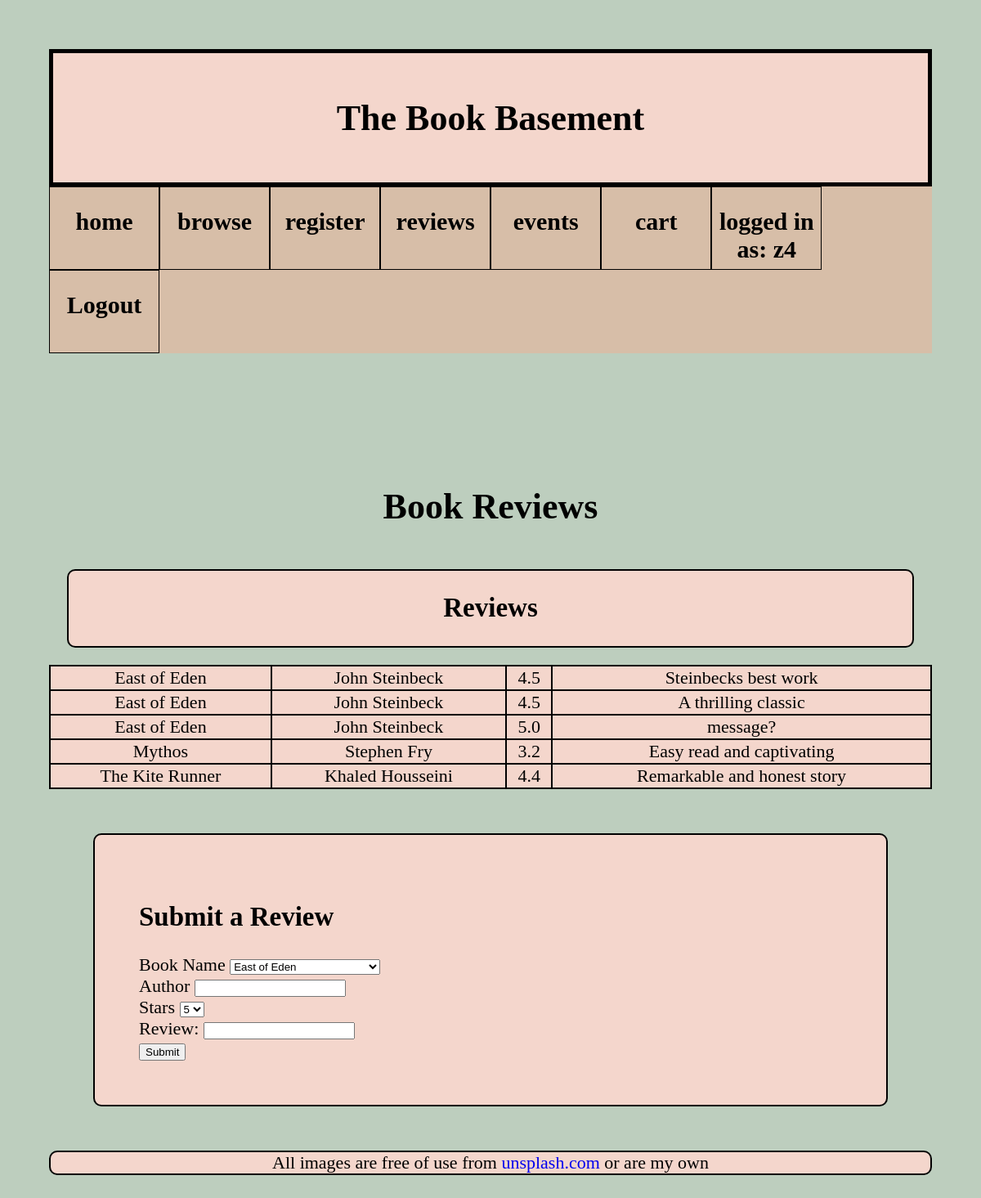
The app's page /reviews (signed in) with its own data.
### tables this page shows
CREATE TABLE reviews
(
    book_name TEXT NOT NULL,
    author TEXT NOT NULL,
    stars REAL NOT NULL,
    review TEXT
);

### app.py (the view, shortened to what this page needs)
@app.route("/reviews", methods = ["POST", "GET"])
@login_required
def reviews():
    db = get_db()
    reviews = db.execute("""SELECT * FROM reviews ORDER BY book_name;""").fetchall()
    form = ReviewsForm()
    message = ""
    return render_template("reviews.html", reviews=reviews, form = form, message=message)

### forms.py
class ReviewsForm(FlaskForm):
    book_name = SelectField(
        choices = [("East of Eden", "East of Eden"),
                    ("Mythos", "Mythos"),
                    ("The Kite Runner", "The Kite Runner"),
                    ("Atonement", "Atonement"),
                    ("The Reader", "The Reader"),
                    ("The Cockroach", "The Cockroach"),
                    ("The Childrens Act", "The Childrens Act"),
                    ("The Great Gatsby", "The Great Gatsby"),
                    ("A Thousand Splendid Suns", "A Thousand Splendid Suns")],
        default = "5")
    author = StringField("Author", validators=[InputRequired()])
    stars = SelectField(
            choices = [("1", "1"),
                        ("2", "2"),
                        ("3", "3"),
                        ("4", "4"),
                        ("5", "5")],
            default = "5")
    description = StringField("Review:", validators=[InputRequired()])
    submit = SubmitField("Submit")

### app.py (called while the page is built)
@app.teardown_appcontext
def close_db_at_end_of_request(e=None):
    close_db(e)

@app.before_request
def load_logged_in_user():
    g.user = session.get("user_name", None)

def login_required(view):
    @wraps(view)
    def wrapped_view(**kwargs):
        if g.user is None:
            return(redirect(url_for("login", next=request.url)))
        return view(**kwargs)
    return wrapped_view

### database.py (called while the page is built)
def get_db():
    if "db" not in g:
        g.db = sqlite3.connect(DATABASE,
            detect_types=sqlite3.PARSE_DECLTYPES
        )
        g.db.row_factory = sqlite3.Row
    return g.db

### templates/reviews.html (shortened to what this page needs)
{% extends "base.html" %}
{% block main_content %}
    <h1> Book Reviews </h1>
    <table>
        <caption><h2>Reviews</h2></caption>
        {% for review in reviews %}
            <tr>
                <td>{{ review["book_name"] }}</td>
                <td>{{ review["author"] }}</td>
                <td>{{ review["stars"] }}</td>
                <td> {{ review["review"] }}</td>
            </tr>
        {% endfor %}
    </table>
    <form action="" method="POST" novalidate>
        <h2> Submit a Review</h2>
        {{ form.book_name.label }}
        {{ form.book_name() }}
        <br>
        {{ form.author.label }}
        {{ form.author() }}
        <br>
        {{ form.stars.label }}
        {{ form.stars() }}
        <br>
        {{ form.description.label }}
        {{ form.description() }}
        <br>
        {{ form.submit }}
    </form>
{% endblock %}

### static/styles.css (style rules this page uses)
html { scroll-behavior: smooth; scroll-margin-top: 6.5rem; background-color: #bdcebe; }
body { color: black; font-size: 22px; font-family: 'Times New Roman', Times, serif; margin: 5%; }
h1 { margin-top: 15%; text-align: center; }
table { background-color: #F4D6CC; width: 100%; border-collapse: collapse; }
table caption { background-color: #F4D6CC; margin: 2%; border: 2px solid black; border-radius: 10px; }
td, th { vertical-align: middle; border: 2px solid black; }
th, td { text-align: center; }
form { background-color: #F4D6CC; border: 2px solid black; border-radius: 10px; padding: 5%; margin: 5%; }

### records on screen
reviews: book_name "East of Eden", author "John Steinbeck", stars "4.5", review "Steinbecks best work"
reviews: book_name "East of Eden", author "John Steinbeck", stars "4.5", review "A thrilling classic"
reviews: book_name "East of Eden", author "John Steinbeck", stars "5.0", review "message?"
reviews: book_name "Mythos", author "Stephen Fry", stars "3.2", review "Easy read and captivating"
reviews: book_name "The Kite Runner", author "Khaled Housseini", stars "4.4", review "Remarkable and honest story"

### other values on screen
{{ g.user }} "z4"
